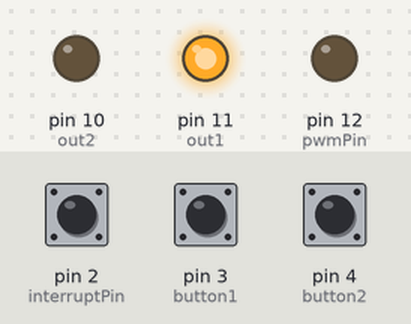
The sketch below on a simulated Arduino Uno, built with avr-gcc and run on an emulated ATmega328P. Shown: output pins drawn as LEDs (lit = HIGH). The inputs (shaded band) are chosen by the test bench; at power-on: pin 2 (interruptPin) HIGH, pin 3 (button1) HIGH, pin 4 (button2) HIGH. What the sketch prints to the serial monitor is not drawn.

Above: at 4.3 s.
4.4 s: pin 2 (interruptPin) pulled LOW for 3.2 s
Timing chart, 0 to 7.4 s (numbered marks = the images above; inputs shaded):
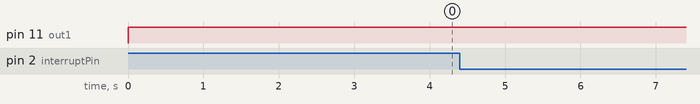

The sketch:

Interrupt1.ino
```cpp
int button1 = 3, button2 = 4;
int valuebt1, valuebt2;
int interruptPin = 2;
int a = 0;
int i;
int pwmPin = 12;
int out1 = 11, out2 = 10;

bool wasHigh1 = false, wasHigh2 = false;

void emergencyBrake() {
  a = 0;
  analogWrite(pwmPin,  a);
}

void acceleration() {
}

void deceleration() {
}

void setup() {
  Serial.begin(115200);
  pinMode(button1, INPUT);
  pinMode(button2, INPUT);
  pinMode(interruptPin, INPUT_PULLUP);
  pinMode(out1, OUTPUT);
  pinMode(out2, OUTPUT);
  pinMode(pwmPin, OUTPUT);
  attachInterrupt(digitalPinToInterrupt(interruptPin), emergencyBrake, LOW);
  i = 0;
  analogWrite(pwmPin, 0);
}

void loop() {
  digitalWrite(out1, HIGH);
  digitalWrite(out2, LOW);
  valuebt1 = digitalRead(button1);
  valuebt2 = digitalRead(button2);
  // acceleration();
  // deceleration();
  if ( valuebt1 == LOW and !wasHigh1 and valuebt2 == HIGH) {
    for (i = 0; i < 255 ; i++) {
      a = a + 1;
      delay(40);
      Serial.println(a);
      analogWrite(pwmPin, a);
      if ( a >= 255) {
        break;
      }
    }
  }
  if ( valuebt2 == LOW and !wasHigh2 and valuebt1 == HIGH) {
      for (i = 255; i > 0; i--) {
      a = a - 1;
      delay(40);
      Serial.println(a);
      analogWrite(pwmPin, a);
      if ( a <= 0) {
        break;
      }
    }
  }
  wasHigh1 = !valuebt1;
  wasHigh2 = !valuebt2;
  Serial.println("1:" + String(valuebt1));
  Serial.println("2:" + String(valuebt2));
}
```
